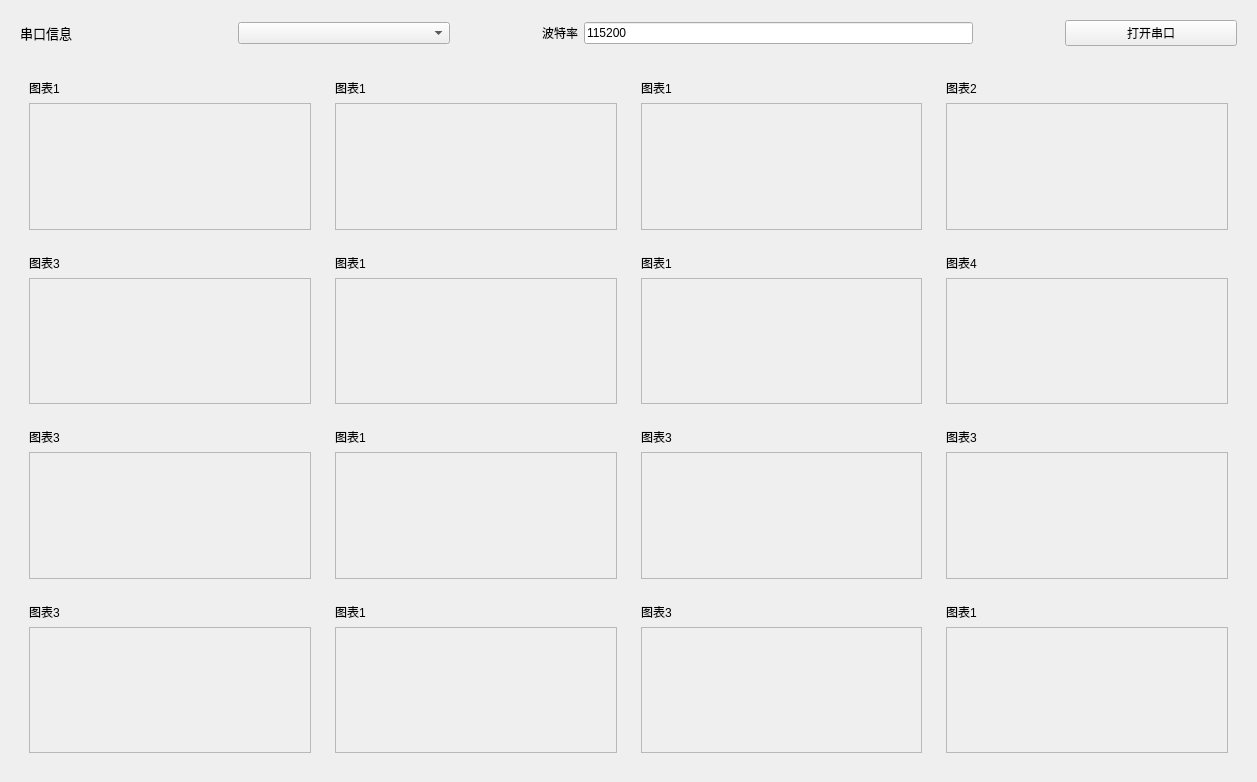
<?xml version="1.0" encoding="UTF-8"?>
<ui version="4.0">
 <class>Board</class>
 <widget class="QWidget" name="Board">
  <property name="geometry">
   <rect>
    <x>0</x>
    <y>0</y>
    <width>1257</width>
    <height>782</height>
   </rect>
  </property>
  <property name="windowTitle">
   <string>Form</string>
  </property>
  <layout class="QVBoxLayout" name="verticalLayout_17" stretch="1,20">
   <item>
    <widget class="QWidget" name="serial_widget" native="true">
     <layout class="QHBoxLayout" name="horizontalLayout_3" stretch="5,1,5,1,2">
      <item>
       <layout class="QHBoxLayout" name="horizontalLayout">
        <item>
         <widget class="QLabel" name="label_ser_info">
          <property name="font">
           <font>
            <pointsize>10</pointsize>
           </font>
          </property>
          <property name="text">
           <string>串口信息</string>
          </property>
         </widget>
        </item>
        <item>
         <widget class="MyComboBox" name="comboBox_ser_select_2">
          <property name="minimumSize">
           <size>
            <width>0</width>
            <height>0</height>
           </size>
          </property>
          <property name="editable">
           <bool>false</bool>
          </property>
          <property name="currentText">
           <string/>
          </property>
          <property name="placeholderText">
           <string>选择端口</string>
          </property>
         </widget>
        </item>
       </layout>
      </item>
      <item>
       <spacer name="horizontalSpacer">
        <property name="orientation">
         <enum>Qt::Horizontal</enum>
        </property>
        <property name="sizeHint" stdset="0">
         <size>
          <width>40</width>
          <height>20</height>
         </size>
        </property>
       </spacer>
      </item>
      <item>
       <layout class="QHBoxLayout" name="horizontalLayout_2">
        <item>
         <widget class="QLabel" name="label_2">
          <property name="minimumSize">
           <size>
            <width>0</width>
            <height>0</height>
           </size>
          </property>
          <property name="maximumSize">
           <size>
            <width>110</width>
            <height>16777215</height>
           </size>
          </property>
          <property name="text">
           <string>波特率</string>
          </property>
          <property name="alignment">
           <set>Qt::AlignCenter</set>
          </property>
         </widget>
        </item>
        <item>
         <widget class="QLineEdit" name="lineEdit_baud">
          <property name="text">
           <string>115200</string>
          </property>
         </widget>
        </item>
       </layout>
      </item>
      <item>
       <spacer name="horizontalSpacer_2">
        <property name="orientation">
         <enum>Qt::Horizontal</enum>
        </property>
        <property name="sizeHint" stdset="0">
         <size>
          <width>40</width>
          <height>20</height>
         </size>
        </property>
       </spacer>
      </item>
      <item>
       <widget class="QPushButton" name="pushButton_ser_open">
        <property name="text">
         <string>打开串口</string>
        </property>
       </widget>
      </item>
     </layout>
    </widget>
   </item>
   <item>
    <widget class="QWidget" name="left_widget" native="true">
     <layout class="QGridLayout" name="gridLayout_2">
      <item row="2" column="0">
       <widget class="QWidget" name="L_widget9_2" native="true">
        <layout class="QVBoxLayout" name="verticalLayout_30">
         <item>
          <widget class="QLabel" name="LH_label9_2">
           <property name="text">
            <string>图表3</string>
           </property>
          </widget>
         </item>
         <item>
          <widget class="QScrollArea" name="scrollArea_26">
           <property name="widgetResizable">
            <bool>true</bool>
           </property>
           <widget class="QWidget" name="scrollAreaWidgetContents_36">
            <property name="geometry">
             <rect>
              <x>0</x>
              <y>0</y>
              <width>281</width>
              <height>132</height>
             </rect>
            </property>
           </widget>
          </widget>
         </item>
        </layout>
       </widget>
      </item>
      <item row="3" column="1">
       <widget class="QWidget" name="L_widget14_2" native="true">
        <layout class="QVBoxLayout" name="verticalLayout_49">
         <item>
          <widget class="QLabel" name="LH_label14_2">
           <property name="text">
            <string>图表1</string>
           </property>
          </widget>
         </item>
         <item>
          <widget class="QScrollArea" name="scrollArea_32">
           <property name="widgetResizable">
            <bool>true</bool>
           </property>
           <widget class="QWidget" name="scrollAreaWidgetContents_55">
            <property name="geometry">
             <rect>
              <x>0</x>
              <y>0</y>
              <width>281</width>
              <height>132</height>
             </rect>
            </property>
           </widget>
          </widget>
         </item>
        </layout>
       </widget>
      </item>
      <item row="3" column="2">
       <widget class="QWidget" name="L_widge15_2" native="true">
        <layout class="QVBoxLayout" name="verticalLayout_47">
         <item>
          <widget class="QLabel" name="LH_label15_2">
           <property name="text">
            <string>图表3</string>
           </property>
          </widget>
         </item>
         <item>
          <widget class="QScrollArea" name="scrollArea_25">
           <property name="widgetResizable">
            <bool>true</bool>
           </property>
           <widget class="QWidget" name="scrollAreaWidgetContents_53">
            <property name="geometry">
             <rect>
              <x>0</x>
              <y>0</y>
              <width>280</width>
              <height>132</height>
             </rect>
            </property>
           </widget>
          </widget>
         </item>
        </layout>
       </widget>
      </item>
      <item row="3" column="3">
       <widget class="QWidget" name="L_widget16_2" native="true">
        <layout class="QVBoxLayout" name="verticalLayout_48">
         <item>
          <widget class="QLabel" name="LH_label16_2">
           <property name="text">
            <string>图表1</string>
           </property>
          </widget>
         </item>
         <item>
          <widget class="QScrollArea" name="scrollArea_28">
           <property name="widgetResizable">
            <bool>true</bool>
           </property>
           <widget class="QWidget" name="scrollAreaWidgetContents_54">
            <property name="geometry">
             <rect>
              <x>0</x>
              <y>0</y>
              <width>281</width>
              <height>132</height>
             </rect>
            </property>
           </widget>
          </widget>
         </item>
        </layout>
       </widget>
      </item>
      <item row="3" column="0">
       <widget class="QWidget" name="L_widget13_2" native="true">
        <layout class="QVBoxLayout" name="verticalLayout_28">
         <item>
          <widget class="QLabel" name="LH_label13_2">
           <property name="text">
            <string>图表3</string>
           </property>
          </widget>
         </item>
         <item>
          <widget class="QScrollArea" name="scrollArea_18">
           <property name="widgetResizable">
            <bool>true</bool>
           </property>
           <widget class="QWidget" name="scrollAreaWidgetContents_34">
            <property name="geometry">
             <rect>
              <x>0</x>
              <y>0</y>
              <width>281</width>
              <height>132</height>
             </rect>
            </property>
           </widget>
          </widget>
         </item>
        </layout>
       </widget>
      </item>
      <item row="0" column="3">
       <widget class="QWidget" name="L_widget4_2" native="true">
        <layout class="QVBoxLayout" name="verticalLayout_8">
         <item>
          <widget class="QLabel" name="LH_label4_2">
           <property name="text">
            <string>图表2</string>
           </property>
          </widget>
         </item>
         <item>
          <widget class="QScrollArea" name="scrollArea_20">
           <property name="widgetResizable">
            <bool>true</bool>
           </property>
           <widget class="QWidget" name="scrollAreaWidgetContents_14">
            <property name="geometry">
             <rect>
              <x>0</x>
              <y>0</y>
              <width>281</width>
              <height>132</height>
             </rect>
            </property>
           </widget>
          </widget>
         </item>
        </layout>
       </widget>
      </item>
      <item row="2" column="3">
       <widget class="QWidget" name="L_widget12_2" native="true">
        <layout class="QVBoxLayout" name="verticalLayout_31">
         <item>
          <widget class="QLabel" name="LH_label12_2">
           <property name="text">
            <string>图表3</string>
           </property>
          </widget>
         </item>
         <item>
          <widget class="QScrollArea" name="scrollArea_30">
           <property name="widgetResizable">
            <bool>true</bool>
           </property>
           <widget class="QWidget" name="scrollAreaWidgetContents_37">
            <property name="geometry">
             <rect>
              <x>0</x>
              <y>0</y>
              <width>281</width>
              <height>132</height>
             </rect>
            </property>
           </widget>
          </widget>
         </item>
        </layout>
       </widget>
      </item>
      <item row="0" column="0">
       <widget class="QWidget" name="L_widget1_2" native="true">
        <layout class="QVBoxLayout" name="verticalLayout_5">
         <item>
          <widget class="QLabel" name="LH_label1_2">
           <property name="text">
            <string>图表1</string>
           </property>
          </widget>
         </item>
         <item>
          <widget class="QScrollArea" name="scrollArea_17">
           <property name="widgetResizable">
            <bool>true</bool>
           </property>
           <widget class="QWidget" name="scrollAreaWidgetContents_13">
            <property name="geometry">
             <rect>
              <x>0</x>
              <y>0</y>
              <width>281</width>
              <height>132</height>
             </rect>
            </property>
           </widget>
          </widget>
         </item>
        </layout>
       </widget>
      </item>
      <item row="2" column="1">
       <widget class="QWidget" name="L_widget10_2" native="true">
        <layout class="QVBoxLayout" name="verticalLayout_29">
         <item>
          <widget class="QLabel" name="LH_label10_2">
           <property name="text">
            <string>图表1</string>
           </property>
          </widget>
         </item>
         <item>
          <widget class="QScrollArea" name="scrollArea_21">
           <property name="widgetResizable">
            <bool>true</bool>
           </property>
           <widget class="QWidget" name="scrollAreaWidgetContents_35">
            <property name="geometry">
             <rect>
              <x>0</x>
              <y>0</y>
              <width>281</width>
              <height>132</height>
             </rect>
            </property>
           </widget>
          </widget>
         </item>
        </layout>
       </widget>
      </item>
      <item row="1" column="1">
       <widget class="QWidget" name="L_widget6_2" native="true">
        <layout class="QVBoxLayout" name="verticalLayout_13">
         <item>
          <widget class="QLabel" name="LH_label6_2">
           <property name="text">
            <string>图表1</string>
           </property>
          </widget>
         </item>
         <item>
          <widget class="QScrollArea" name="scrollArea_24">
           <property name="widgetResizable">
            <bool>true</bool>
           </property>
           <widget class="QWidget" name="scrollAreaWidgetContents_19">
            <property name="geometry">
             <rect>
              <x>0</x>
              <y>0</y>
              <width>281</width>
              <height>133</height>
             </rect>
            </property>
           </widget>
          </widget>
         </item>
        </layout>
       </widget>
      </item>
      <item row="0" column="2">
       <widget class="QWidget" name="L_widget3_2" native="true">
        <layout class="QVBoxLayout" name="verticalLayout_11">
         <item>
          <widget class="QLabel" name="LH_label3_2">
           <property name="text">
            <string>图表1</string>
           </property>
          </widget>
         </item>
         <item>
          <widget class="QScrollArea" name="scrollArea_22">
           <property name="widgetResizable">
            <bool>true</bool>
           </property>
           <widget class="QWidget" name="scrollAreaWidgetContents_17">
            <property name="geometry">
             <rect>
              <x>0</x>
              <y>0</y>
              <width>280</width>
              <height>132</height>
             </rect>
            </property>
           </widget>
          </widget>
         </item>
        </layout>
       </widget>
      </item>
      <item row="1" column="0">
       <widget class="QWidget" name="L_widget5_2" native="true">
        <layout class="QVBoxLayout" name="verticalLayout_12">
         <item>
          <widget class="QLabel" name="LH_label5_2">
           <property name="text">
            <string>图表3</string>
           </property>
          </widget>
         </item>
         <item>
          <widget class="QScrollArea" name="scrollArea_23">
           <property name="widgetResizable">
            <bool>true</bool>
           </property>
           <widget class="QWidget" name="scrollAreaWidgetContents_18">
            <property name="geometry">
             <rect>
              <x>0</x>
              <y>0</y>
              <width>281</width>
              <height>133</height>
             </rect>
            </property>
           </widget>
          </widget>
         </item>
        </layout>
       </widget>
      </item>
      <item row="2" column="2">
       <widget class="QWidget" name="L_widget11_2" native="true">
        <layout class="QVBoxLayout" name="verticalLayout_26">
         <item>
          <widget class="QLabel" name="LH_label11_2">
           <property name="text">
            <string>图表3</string>
           </property>
          </widget>
         </item>
         <item>
          <widget class="QScrollArea" name="scrollArea_19">
           <property name="widgetResizable">
            <bool>true</bool>
           </property>
           <widget class="QWidget" name="scrollAreaWidgetContents_32">
            <property name="geometry">
             <rect>
              <x>0</x>
              <y>0</y>
              <width>280</width>
              <height>132</height>
             </rect>
            </property>
           </widget>
          </widget>
         </item>
        </layout>
       </widget>
      </item>
      <item row="1" column="2">
       <widget class="QWidget" name="L_widget7_2" native="true">
        <layout class="QVBoxLayout" name="verticalLayout_14">
         <item>
          <widget class="QLabel" name="LH_label7_2">
           <property name="text">
            <string>图表1</string>
           </property>
          </widget>
         </item>
         <item>
          <widget class="QScrollArea" name="scrollArea_27">
           <property name="widgetResizable">
            <bool>true</bool>
           </property>
           <widget class="QWidget" name="scrollAreaWidgetContents_20">
            <property name="geometry">
             <rect>
              <x>0</x>
              <y>0</y>
              <width>280</width>
              <height>133</height>
             </rect>
            </property>
           </widget>
          </widget>
         </item>
        </layout>
       </widget>
      </item>
      <item row="1" column="3">
       <widget class="QWidget" name="L_widget8_2" native="true">
        <layout class="QVBoxLayout" name="verticalLayout_16">
         <item>
          <widget class="QLabel" name="LH_label8_2">
           <property name="text">
            <string>图表4</string>
           </property>
          </widget>
         </item>
         <item>
          <widget class="QScrollArea" name="scrollArea_31">
           <property name="widgetResizable">
            <bool>true</bool>
           </property>
           <widget class="QWidget" name="scrollAreaWidgetContents_22">
            <property name="geometry">
             <rect>
              <x>0</x>
              <y>0</y>
              <width>281</width>
              <height>133</height>
             </rect>
            </property>
           </widget>
          </widget>
         </item>
        </layout>
       </widget>
      </item>
      <item row="0" column="1">
       <widget class="QWidget" name="L_widget2_2" native="true">
        <layout class="QVBoxLayout" name="verticalLayout_15">
         <item>
          <widget class="QLabel" name="LH_label2_2">
           <property name="text">
            <string>图表1</string>
           </property>
          </widget>
         </item>
         <item>
          <widget class="QScrollArea" name="scrollArea_29">
           <property name="widgetResizable">
            <bool>true</bool>
           </property>
           <widget class="QWidget" name="scrollAreaWidgetContents_21">
            <property name="geometry">
             <rect>
              <x>0</x>
              <y>0</y>
              <width>281</width>
              <height>132</height>
             </rect>
            </property>
           </widget>
          </widget>
         </item>
        </layout>
       </widget>
      </item>
     </layout>
    </widget>
   </item>
  </layout>
 </widget>
 <customwidgets>
  <customwidget>
   <class>MyComboBox</class>
   <extends>QComboBox</extends>
   <header>mycombobox.h</header>
  </customwidget>
 </customwidgets>
 <resources/>
 <connections/>
</ui>
